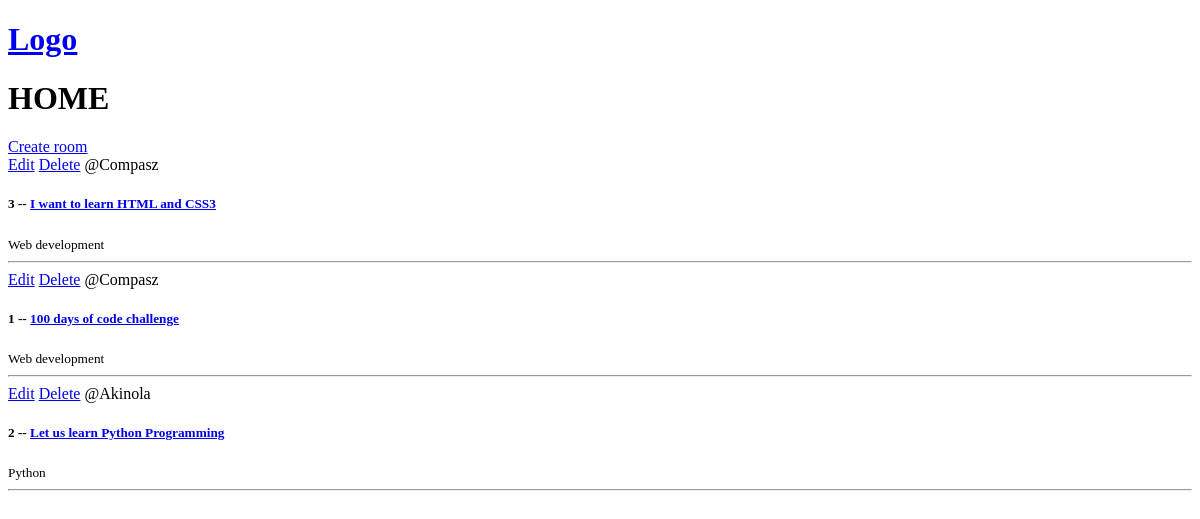
Before: / with the older database file.
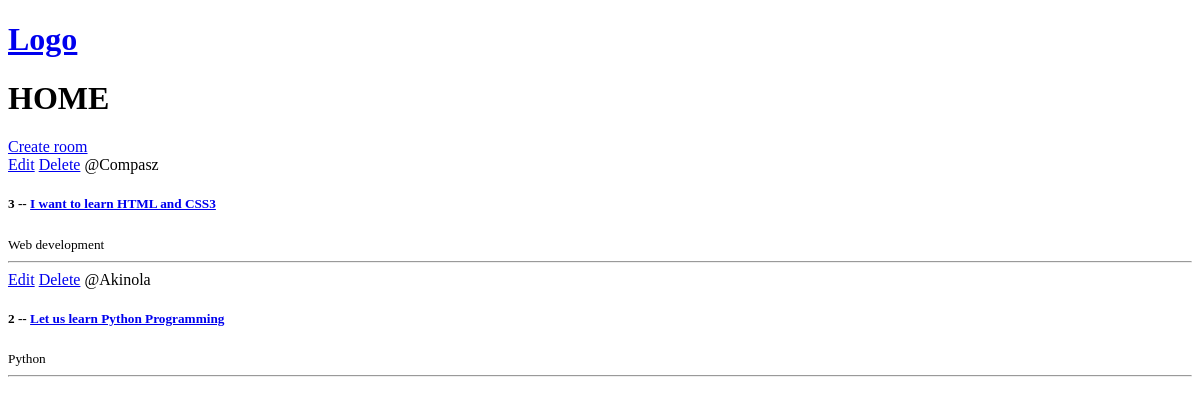
After: the same page with the newer database file.
### base/models.py (models this page shows, shortened)
class Room(models.Model):
    host =  models.ForeignKey(User, on_delete=models.SET_NULL, null=True)
    topic = models.ForeignKey(Topic, on_delete=models.SET_NULL, null=True)
    name = models.CharField(max_length=200)
    description = models.TextField(null=True, blank=True)
    updated = models.DateTimeField(auto_now=True)
    created = models.DateTimeField(auto_now_add=True)
    class Meta:
        ordering = ['-updated', '-created']

class Topic(models.Model):
    name = models.CharField(max_length=200)

### base/views.py (the view)
# urls.py: path('', views.home, name="home"),
def home(request):
    rooms= Room.objects.all()
    context = {'rooms': rooms}
    return render(request, 'base/index.html', context)

### base/templates/base/index.html (shortened to what this page needs)
<!DOCTYPE html>
<html lang="en">
<head>
</head>
<body>
    {% extends 'main.html' %}
    {% block content %}
       <h1>HOME</h1>
       <div class="home-container">
            <div>
                <a href="{% url 'create-room' %}">Create room</a>
            </div>
        <div>
            {% for room in rooms %}
                <div>
                    <a href="{% url 'update-room' room.id %}">Edit</a>
                    <a href="{% url 'delete-room' room.id %}">Delete</a>
                    <span>@{{room.host.username}}</span>
                    <h5> {{room.id}} -- <a href="{% url 'room' room.id %}"> {{room.name}}</a> </h5>
                    <small>{{room.topic.name}}</small>
                    <hr>
                </div>
            {% endfor %}
        </div>
       </div>
    {% endblock content %}

### templates/main.html (shortened to what this page needs)
<!DOCTYPE html>
<html lang="en">
<head>
</head>
<body>
    {% include 'navbar.html' %}
    {% block content %}
    {% endblock %}
</body>
</html>

### templates/navbar.html (shortened to what this page needs)
<!DOCTYPE html>
<html lang="en">
<head>
</head>
<body>
   <a href="/">
    <h1>Logo</h1>
   </a>
</body>
</html>

Changed rows visible on the page:
removed Room: host.username "Compasz", id "1", name "100 days of code challenge", topic.name "Web development"
